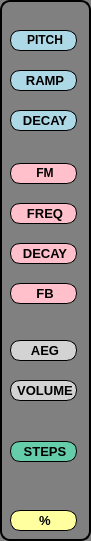
   <widget class="QGroupBox" name="groupBox_labels">
    <property name="geometry">
     <rect>
      <x>20</x>
      <y>133</y>
      <width>91</width>
      <height>541</height>
     </rect>
    </property>
    <property name="styleSheet">
     <string notr="true">border: 2px solid black; border-radius: 10; background-color: gray</string>
    </property>
    <property name="title">
     <string/>
    </property>
    <widget class="QLabel" name="label_pitch">
     <property name="geometry">
      <rect>
       <x>10</x>
       <y>30</y>
       <width>67</width>
       <height>21</height>
      </rect>
     </property>
     <property name="styleSheet">
      <string notr="true">border: 1px solid black; background-color:lightblue;</string>
     </property>
     <property name="text">
      <string>&lt;html&gt;&lt;head/&gt;&lt;body&gt;&lt;p align=&quot;center&quot;&gt;&lt;span style=&quot; font-weight:600;&quot;&gt;PITCH&lt;/span&gt;&lt;/p&gt;&lt;/body&gt;&lt;/html&gt;</string>
     </property>
    </widget>
    <widget class="QLabel" name="label_ramp">
     <property name="geometry">
      <rect>
       <x>10</x>
       <y>70</y>
       <width>67</width>
       <height>21</height>
      </rect>
     </property>
     <property name="styleSheet">
      <string notr="true">border: 1px solid black; background-color:lightblue;</string>
     </property>
     <property name="text">
      <string>&lt;html&gt;&lt;head/&gt;&lt;body&gt;&lt;p align=&quot;center&quot;&gt;&lt;span style=&quot; font-size:10pt; font-weight:600;&quot;&gt;RAMP&lt;/span&gt;&lt;/p&gt;&lt;/body&gt;&lt;/html&gt;</string>
     </property>
    </widget>
    <widget class="QLabel" name="label_ramp_decay">
     <property name="geometry">
      <rect>
       <x>10</x>
       <y>110</y>
       <width>67</width>
       <height>21</height>
      </rect>
     </property>
     <property name="styleSheet">
      <string notr="true">border: 1px solid black; background-color:lightblue;</string>
     </property>
     <property name="text">
      <string>&lt;html&gt;&lt;head/&gt;&lt;body&gt;&lt;p align=&quot;center&quot;&gt;&lt;span style=&quot; font-size:10pt; font-weight:600;&quot;&gt;DECAY&lt;/span&gt;&lt;/p&gt;&lt;/body&gt;&lt;/html&gt;</string>
     </property>
    </widget>
    <widget class="QLabel" name="label_fm_amount">
     <property name="geometry">
      <rect>
       <x>10</x>
       <y>163</y>
       <width>67</width>
       <height>21</height>
      </rect>
     </property>
     <property name="styleSheet">
      <string notr="true">border: 1px solid black; background-color:pink;</string>
     </property>
     <property name="text">
      <string>&lt;html&gt;&lt;head/&gt;&lt;body&gt;&lt;p align=&quot;center&quot;&gt;&lt;span style=&quot; font-weight:600;&quot;&gt;FM&lt;/span&gt;&lt;/p&gt;&lt;/body&gt;&lt;/html&gt;</string>
     </property>
    </widget>
    <widget class="QLabel" name="label_fm_frequency">
     <property name="geometry">
      <rect>
       <x>10</x>
       <y>203</y>
       <width>67</width>
       <height>21</height>
      </rect>
     </property>
     <property name="styleSheet">
      <string notr="true">border: 1px solid black; background-color:pink;</string>
     </property>
     <property name="text">
      <string>&lt;html&gt;&lt;head/&gt;&lt;body&gt;&lt;p align=&quot;center&quot;&gt;&lt;span style=&quot; font-size:10pt; font-weight:600;&quot;&gt;FREQ&lt;/span&gt;&lt;/p&gt;&lt;/body&gt;&lt;/html&gt;</string>
     </property>
    </widget>
    <widget class="QLabel" name="label_fm_decay">
     <property name="geometry">
      <rect>
       <x>10</x>
       <y>243</y>
       <width>67</width>
       <height>21</height>
      </rect>
     </property>
     <property name="styleSheet">
      <string notr="true">border: 1px solid black; background-color:pink;</string>
     </property>
     <property name="text">
      <string>&lt;html&gt;&lt;head/&gt;&lt;body&gt;&lt;p align=&quot;center&quot;&gt;&lt;span style=&quot; font-size:10pt; font-weight:600;&quot;&gt;DECAY&lt;/span&gt;&lt;/p&gt;&lt;/body&gt;&lt;/html&gt;</string>
     </property>
    </widget>
    <widget class="QLabel" name="label_fm_feedback">
     <property name="geometry">
      <rect>
       <x>10</x>
       <y>283</y>
       <width>67</width>
       <height>21</height>
      </rect>
     </property>
     <property name="styleSheet">
      <string notr="true">border: 1px solid black; background-color:pink;</string>
     </property>
     <property name="text">
      <string>&lt;html&gt;&lt;head/&gt;&lt;body&gt;&lt;p align=&quot;center&quot;&gt;&lt;span style=&quot; font-size:10pt; font-weight:600;&quot;&gt;FB&lt;/span&gt;&lt;/p&gt;&lt;/body&gt;&lt;/html&gt;</string>
     </property>
    </widget>
    <widget class="QLabel" name="label_aeg">
     <property name="geometry">
      <rect>
       <x>10</x>
       <y>340</y>
       <width>67</width>
       <height>21</height>
      </rect>
     </property>
     <property name="styleSheet">
      <string notr="true">border: 1px solid black; background-color:lightgray;</string>
     </property>
     <property name="text">
      <string>&lt;html&gt;&lt;head/&gt;&lt;body&gt;&lt;p align=&quot;center&quot;&gt;&lt;span style=&quot; font-size:10pt; font-weight:600;&quot;&gt;AEG&lt;/span&gt;&lt;/p&gt;&lt;/body&gt;&lt;/html&gt;</string>
     </property>
    </widget>
    <widget class="QLabel" name="label_volume">
     <property name="geometry">
      <rect>
       <x>10</x>
       <y>380</y>
       <width>67</width>
       <height>21</height>
      </rect>
     </property>
     <property name="styleSheet">
      <string notr="true">border: 1px solid black; background-color:lightgray;</string>
     </property>
     <property name="text">
      <string>&lt;html&gt;&lt;head/&gt;&lt;body&gt;&lt;p align=&quot;center&quot;&gt;&lt;span style=&quot; font-size:10pt; font-weight:600;&quot;&gt;VOLUME&lt;/span&gt;&lt;/p&gt;&lt;/body&gt;&lt;/html&gt;</string>
     </property>
    </widget>
    <widget class="QLabel" name="label_steps">
     <property name="geometry">
      <rect>
       <x>10</x>
       <y>441</y>
       <width>67</width>
       <height>21</height>
      </rect>
     </property>
     <property name="styleSheet">
      <string notr="true">border: 1px solid black; background-color:mediumaquamarine;</string>
     </property>
     <property name="text">
      <string>&lt;html&gt;&lt;head/&gt;&lt;body&gt;&lt;p align=&quot;center&quot;&gt;&lt;span style=&quot; font-size:10pt; font-weight:600;&quot;&gt;STEPS&lt;/span&gt;&lt;/p&gt;&lt;/body&gt;&lt;/html&gt;</string>
     </property>
    </widget>
    <widget class="QLabel" name="label_random">
     <property name="geometry">
      <rect>
       <x>10</x>
       <y>510</y>
       <width>67</width>
       <height>21</height>
      </rect>
     </property>
     <property name="styleSheet">
      <string notr="true">border: 1px solid black; background-color: #ffffa0;</string>
     </property>
     <property name="text">
      <string>&lt;html&gt;&lt;head/&gt;&lt;body&gt;&lt;p align=&quot;center&quot;&gt;&lt;span style=&quot; font-size:10pt; font-weight:600;&quot;&gt;%&lt;/span&gt;&lt;/p&gt;&lt;/body&gt;&lt;/html&gt;</string>
     </property>
    </widget>
   </widget>
